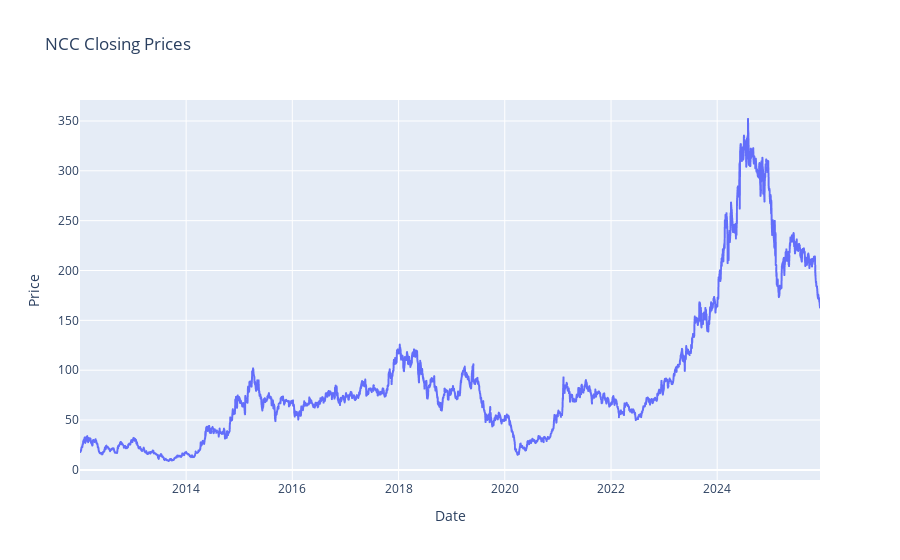

Notebook code for this chart:
### Code cell
# Create the interactive line plot for 'Close' prices

fig = px.line(ncc, x=ncc.index, y='Close', title='NCC Closing Prices',

              labels={'Close': 'Price', 'Date': 'Date'})



# Show the plot

fig.show()

### Figure 1 — Plotly figure (JSON) as saved in the notebook; plotly's stock layout.template omitted (floating-point values rounded to 4 significant figures; data arrays with more than 128 entries replaced by an {"elided": "..."} marker saying what was removed)
{"data": [{"hovertemplate": "Date=%{x}<br>Price=%{y}<extra></extra>", "legendgroup": "", "line": {"color": "#636efa", "dash": "solid"}, "marker": {"symbol": "circle"}, "mode": "lines", "name": "", "showlegend": false, "type": "scattergl", "x": {"elided": "3438 str values"}, "xaxis": "x", "y": {"elided": "3438 float values"}, "yaxis": "y"}], "layout": {"legend": {"tracegroupgap": 0}, "title": {"text": "NCC Closing Prices"}, "xaxis": {"anchor": "y", "domain": [0, 1], "title": {"text": "Date"}}, "yaxis": {"anchor": "x", "domain": [0, 1], "title": {"text": "Price"}}}}
